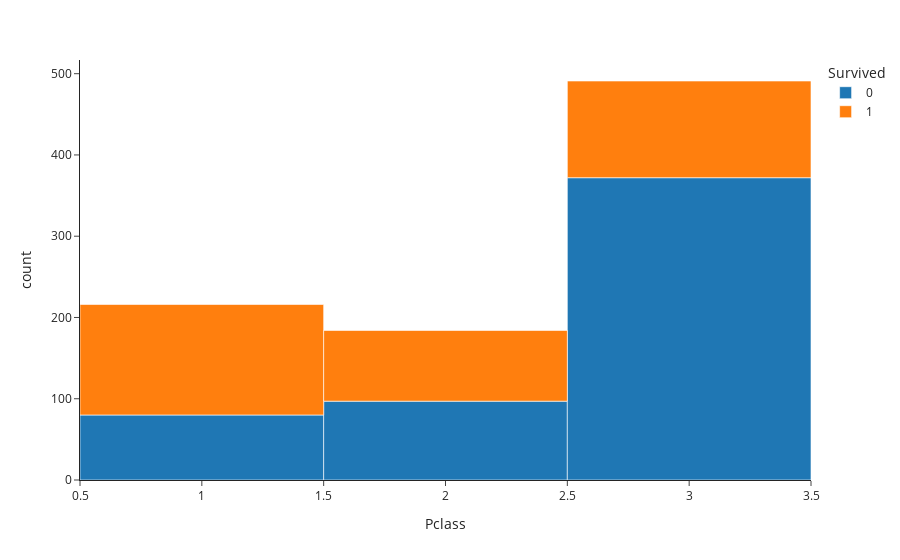

The notebook cell saved with this chart:
### Code cell
(
    px.histogram(data, x="Pclass", color="Survived")
)

### Figure 1 — Plotly figure (JSON) as saved in the notebook; plotly's stock layout.template omitted (floating-point values rounded to 4 significant figures; data arrays with more than 128 entries replaced by an {"elided": "..."} marker saying what was removed)
{"data": [{"alignmentgroup": "True", "bingroup": "x", "hovertemplate": "Survived=0<br>Pclass=%{x}<br>count=%{y}<extra></extra>", "legendgroup": "0", "marker": {"color": "#1F77B4", "pattern": {"shape": ""}}, "name": "0", "offsetgroup": "0", "orientation": "v", "showlegend": true, "type": "histogram", "x": {"elided": "549 int values"}, "xaxis": "x", "yaxis": "y"}, {"alignmentgroup": "True", "bingroup": "x", "hovertemplate": "Survived=1<br>Pclass=%{x}<br>count=%{y}<extra></extra>", "legendgroup": "1", "marker": {"color": "#FF7F0E", "pattern": {"shape": ""}}, "name": "1", "offsetgroup": "1", "orientation": "v", "showlegend": true, "type": "histogram", "x": {"elided": "342 int values"}, "xaxis": "x", "yaxis": "y"}], "layout": {"autosize": true, "barmode": "relative", "legend": {"title": {"text": "Survived"}, "tracegroupgap": 0}, "margin": {"t": 60}, "xaxis": {"anchor": "y", "autorange": true, "domain": [0, 1], "range": [0.5, 3.5], "title": {"text": "Pclass"}, "type": "linear"}, "yaxis": {"anchor": "x", "autorange": true, "domain": [0, 1], "range": [0, 516.8], "title": {"text": "count"}}}}
